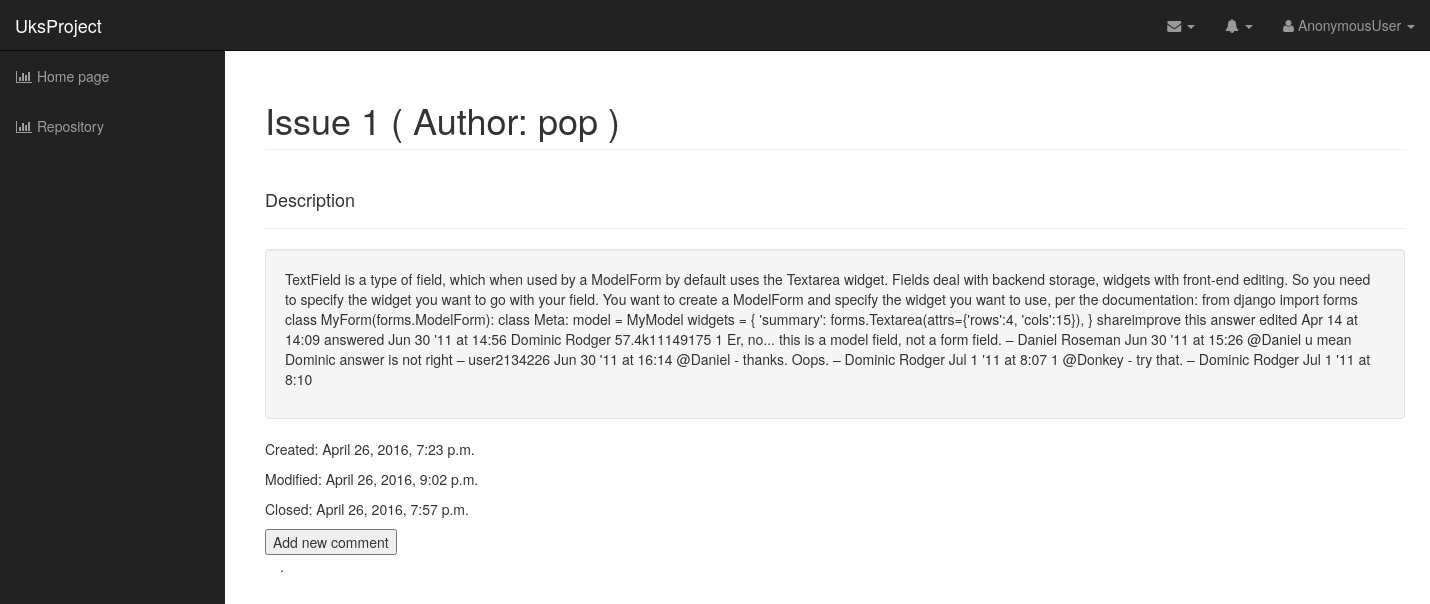
The page /issue/details/1/ on the database as committed earlier.
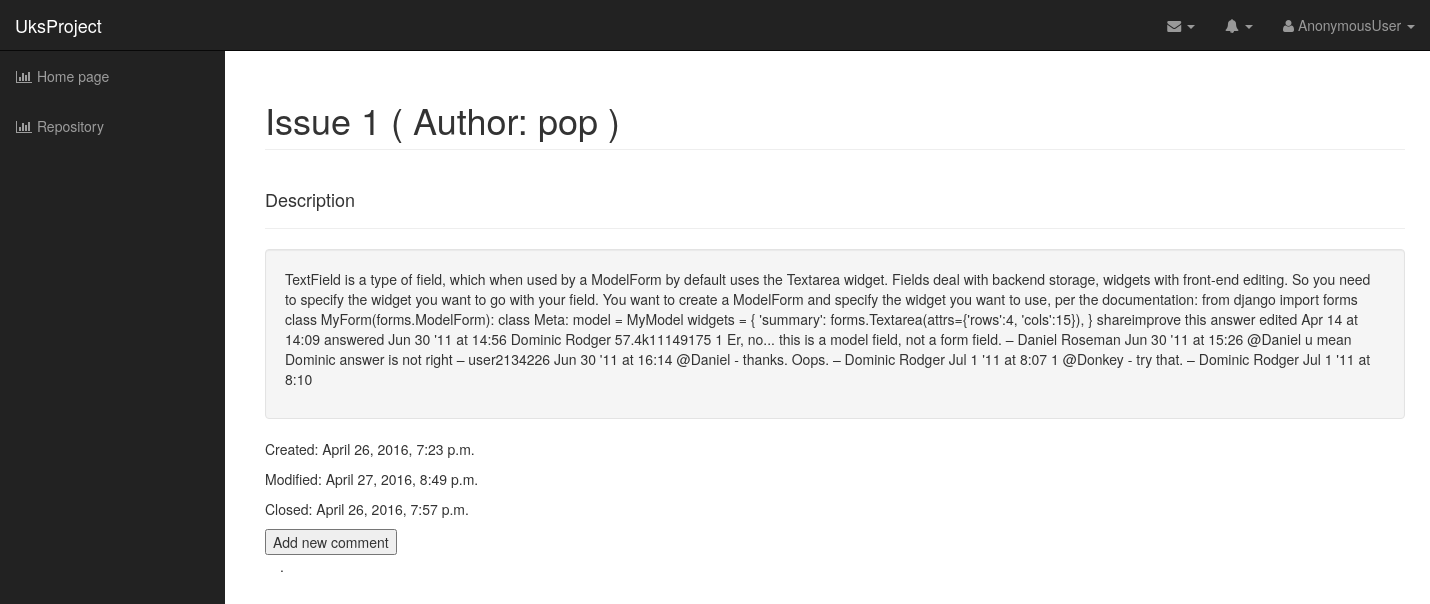
The same page on the database as committed later.
### issue/models.py (models this page shows)
class Issue(models.Model):
    title = models.CharField(max_length=100)
    description = models.CharField(max_length=1024)
    date_created = models.DateTimeField(auto_now_add=True, auto_now=False)
    date_modified = models.DateTimeField(auto_now_add=False, auto_now=True)
    date_closed = models.DateTimeField(null=True)
    is_closed = models.BooleanField(null=False)
    repository = models.ForeignKey(Repository, related_name='repository')
    issue_author = models.ForeignKey(settings.AUTH_USER_MODEL, default=1, related_name='issue_author')
    assigned = models.ManyToManyField(settings.AUTH_USER_MODEL, related_name='assigned')
    workers = models.ManyToManyField(settings.AUTH_USER_MODEL, related_name='workers')

### issue/views.py (the view)
# urls.py: url(r'^details/(?P<issue_id>\d+)/$', details, name='details'),
def details(request, issue_id):
    issue = get_object_or_404(Issue, id=issue_id)
    comments = Comment.objects.filter(issue=issue)
    context = {
        'issue': issue,
        'comments': comments,
    }
    return render(request, "issue_details.html", context)

### templates/issue_details.html (shortened to what this page needs)
{% extends "base.html" %}
{% block content %}
<div class="row">
    <div class="col-lg-12">
        <h1 class="page-header">
            {{ issue.title }} ( Author: {{ issue.issue_author}} )
        </h1>
        <div class="page-header">
            <h4>Description</h4>
        </div>
        <div class="well">
            <p>{{ issue.description }}</p>
        </div>
        <div>
            <p>Created: {{ issue.date_created}}</p>
            <p>Modified: {{ issue.date_modified}}</p>
            <p>Closed: {{ issue.date_closed}}</p>
        </div>
    </div>
</div>
<input onclick="AddNewComment()" value="Add new comment" type="button"/>
<div class="row">
        <div class="col-lg-4" id="new_comment_id"></div>
</div>
 <div class="col-sm-6">
    <div class="list-group" id="comment_list_id">
        {% include 'comment_list.html' %}.
    </div>
</div>
{% endblock content %}

Rows that differ between the two databases and show on the page:
changed Issue "Issue 1": date_modified "April 26, 2016, 9:02 p.m." → "April 27, 2016, 8:49 p.m."
